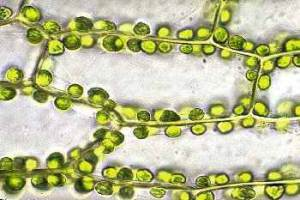
#> input picture 40-Informatique/TP02/TP2-2021/Chloroplastes.png, 300 x 200 px
$ python exercices-images.py
#> lines starting #> are read from the running program, lines starting #| are printed output that depends on the picture; after the words box and inside, x2 and y2 are one past the last pixel; in counts of white or black regions, pixels touching at a corner belong together; long printed decimals are rounded
#
# TP d'info n°2 - Manipulation des images.
#

# ! ATTENTION : modifier le chemin ci-dessous pour qu'il corresponde
# !             à l'emplacement des fichiers images du TP.
##
#%%
path = r"C:\Dev\lycée\PSI-2021\40-Informatique\TP02\TP2-2021"

#
# 2) Traitement des images.
#    a) Les bases de la manipulation d'images.
#

# Changement de répertoire de travail :
import os
os.chdir(path)

# Chargement des librairies nécessaires au TP :
import numpy as np
import matplotlib.image as img
import matplotlib.pyplot as plt
##
#%%
# Chargement du fichier image :
A = img.imread("Chloroplastes.png")
#> A is the input picture: shape (200, 300, 3) float32; mean R, G, B 0.736, 0.744, 0.576
# Enregistrement de l'image dans un fichier :
img.imsave("Chloroplastes_bis.png",A)
# Affichage de l'image :
plt.imshow(A, interpolation='none')
plt.show()
##
#%%
print(type(A))
#| <class 'numpy.ndarray'>
n,p,c=A.shape
#> n = 200; p = 300; c = 3
print((n,p,c))
#| (200, 300, 3)
print(A[10,40])
#| [0.4431 0.4588 0.3529 ]
##
#%%
A=np.array([[ [0,0,0] , [0.5,0.5,0.5] , [1,1,1] ]
           ,[ [0,0,0.5] , [0,0.5,0.5] , [0,0.5,0]]])

plt.imshow(A,interpolation='none')
plt.show()
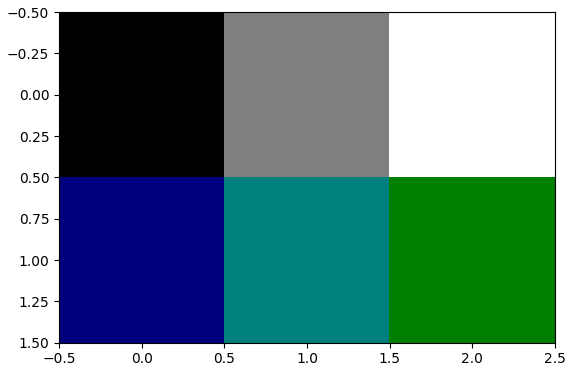
#> figure drawn by matplotlib, 1 panel
##
#%%
# +------------+
# | Exercice 1 |
# +------------+
def nbconvert(image,seuil) :
    """ Convertit l'image en noir et blanc selon le seuil.
    """
#> called with seuil = 1.5
    n,p,c = image.shape
#> n = 200; p = 300; c = 3
    resultat = np.zeros((n,p,c))
    for i in range(n):
        for j in range(p):
            luminosite = image[i,j,0]+image[i,j,1]+image[i,j,2]
            if luminosite>seuil:
                resultat[i,j] = [1,1,1]
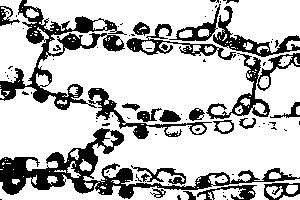
#> resultat: shape (200, 300, 3) float64; values 0 (black) and 1 (white), 75.4% white; 90 black regions (66 under 20 px), largest, box (x1, y1, x2, y2) and area: (0, 128, 300, 199) 4425, (0, 0, 212, 139) 4192, (206, 53, 300, 119) 1230
    return resultat

# Test
A = img.imread("Chloroplastes.png")
B = nbconvert(A , 1.5)
plt.imshow(B, interpolation='none')
plt.show()
img.imsave("Chloroplastes_NB.png",B)
##
#%%
# +------------+
# | Exercice 2 |
# +------------+

def ngconvert(image):
    n,p,c = image.shape
#> n = 200; p = 300; c = 3
    resultat = np.zeros((n,p,c))
    for i in range(n):
        for j in range(p):
            moy=(image[i,j,0]+image[i,j,1]+image[i,j,2])/3
            resultat[i,j] = [moy,moy,moy]
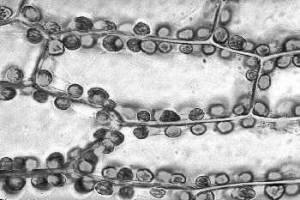
#> resultat: shape (200, 300, 3) float64; min 0.00915, max 1, mean 0.685
    return resultat


# Test
A = img.imread("Chloroplastes.png")
B = ngconvert(A)
plt.imshow(B, interpolation='none')
plt.show()
img.imsave("Chloroplastes_gris.png",B)
##
#%%
# +------------+
# | Exercice 3 |
# +------------+
def filtre_bleu(image) :
    """ Redonne l'image après lui avoir appliqué un filtre bleu.
    """
    n,p,c = image.shape
#> n = 200; p = 300; c = 3
    resultat = np.zeros((n,p,c))

    # *** A compléter ***

    return(resultat)
# Test
A = img.imread("Chloroplastes.png")
B = filtre_bleu(A)
#> B: shape (200, 300, 3) float64; every value is 0
plt.imshow(B, interpolation='none')
plt.show()
##
#%%
# +------------+
# | Exercice 4 |
# +------------+


# Test
A = img.imread("Chloroplastes.png")
# négatif
#> (the run stopped early here; a loop or call above may not have finished)
